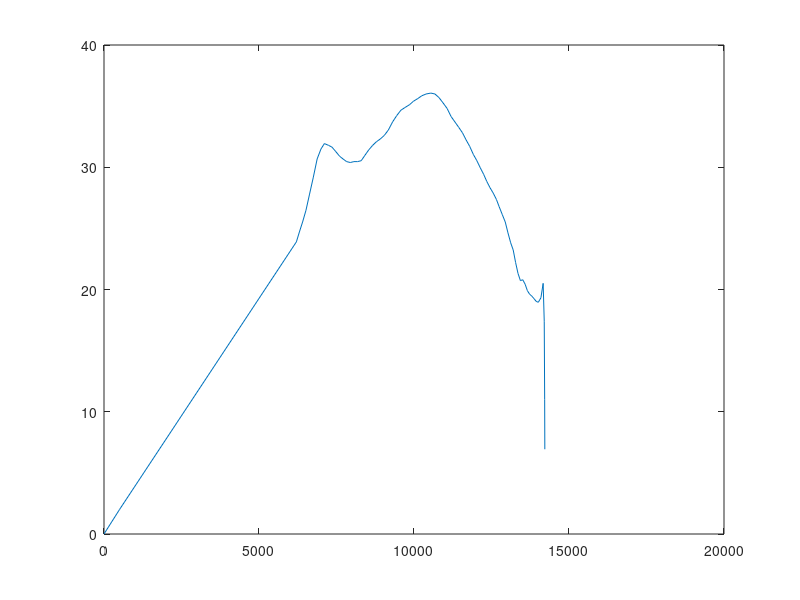

Here is the MATLAB script that generated this plot:
function torque_fn = R600()

% Joanneum Racing Graz
% points = [...
% 0       0    
% 500     2
% 6031	53.54701204
% 6227	56.27599199
% 6415	56.49726063
% 6591	55.8334547
% 6772	55.02213634
% 6956	54.72711148
% 7142	54.57959905
% 7316	54.06330554
% 7492	53.03071853
% 7660	52.44066881
% 7832	51.77686288
% 8019	52.44066881
% 8183	52.14564395
% 8358	51.92437531
% 8518	51.18681316
% 8668	49.85920129
% 8815	48.08905213
% 8965	46.4664154
% 9110	45.21255975
% 9244	44.03246031
% 9393	42.92611709
% 9513	42.40982358
% 9584	38.50074419
% 9623	30.53507298
% 9653	22.05310826
% 9671	15.12002406
% ];

% % TU Darmstadt Racing Team
% points = [...
% 0       0
% 500     2
% 6119	35.91927667
% 6256	36.36181396
% 6396	37.02561989
% 6533	37.76318204
% 6676	38.27947555
% 6816	38.50074419
% 6965	38.20571933
% 7094	37.91069447
% 7228	37.24688854
% 7360	36.73059503
% 7496	36.5830826
% 7629	36.80435125
% 7751	37.17313232
% 7903	37.46815718
% 8049	38.0582069
% 8194	39.09079391
% 8328	39.97586849
% 8491	39.97586849
% 8643	40.04962471
% 8789	40.12338092
% 8941	40.34464957
% 9091	40.56591821
% 9245	41.0084555
% 9397	41.524749
% 9561	42.18855494
% 9720	42.85236087
% 9886	43.51616681
% 10053	44.10621653
% 10220	44.62251003
% 10384	45.06504732
% 10549	45.28631597
% 10711	45.13880354
% 10879	44.84377868
% 11036	44.4749976
% 11194	44.03246031
% 11351	43.51616681
% 11501	42.70484844
% 11632	41.81977386
% 11786	41.0084555
% 11923	39.90211228
% 12059	38.57450041
% 12191	37.24688854
% 12315	36.21430153
% 12437	35.25547074
% 12541	34.0753713
% 12670	32.600247
% 12777	31.6414162
% 12878	30.68258541
% 12962	28.10111789
% 13066	26.1834563
% 13151	26.77350602
% 13243	25.22462551
% 13328	25.00335686
% 13416	24.26579471
% 13489	23.45447635
% 13555	21.68432719
% 13575	16.816417
% 13598	10.54713873
% 13615	7.744402567
% 13635	6.416790699
% 13651	5.900497194
% 13687	6.269278269
% 13739	10.3996263
% 13769	11.80099439
% 13797	9.8833328
% 13808	7.375621493
% 13829	5.826740979
% 13848	5.974253409
% 13856	5.310447475
% 13870	4.277860466
% ];
% 
% FaSTTUBerlin
% points = [...
% 0       0
% 500     2
% 5876	41.89353008
% 6012	41.22972414
% 6132	39.82835606
% 6257	38.57450041
% 6377	37.61566961
% 6508	37.39440097
% 6642	38.13196312
% 6786	40.41840578
% 6931	42.18855494
% 7076	43.22114195
% 7207	42.70484844
% 7339	41.89353008
% 7472	40.56591821
% 7599	39.45957499
% 7733	38.64825662
% 7877	40.27089335
% 8030	43.14738573
% 8187	45.28631597
% 8353	46.09763433
% 8510	46.90895269
% 8671	47.4252462
% 8826	47.57275863
% 8988	47.79402727
% 9155	48.08905213
% 9301	48.01529592
% 9454	47.35148998
% 9605	46.61392783
% 9749	45.4338284
% 9888	44.40124139
% 10029	43.44241059
% 10167	42.4835798
% 10302	41.81977386
% 10438	41.59850522
% 10581	41.74601765
% 10718	41.96728629
% 10856	41.96728629
% 10999	42.04104251
% 11134	42.11479872
% 11277	41.96728629
% 11415	41.89353008
% 11552	41.59850522
% 11684	41.15596793
% 11817	40.93469928
% 11951	40.63967443
% 12085	40.27089335
% 12211	39.75459985
% 12336	39.09079391
% 12463	38.57450041
% 12585	37.76318204
% 12701	37.02561989
% 12816	36.21430153
% 12932	35.47673938
% 13038	34.51790859
% 13149	33.19029672
% 13252	32.74775943
% 13348	31.6414162
% 13424	28.24863032
% 13475	22.79067041
% 13516	18.14402887
% 13549	14.3087057
% 13563	10.76840738
% 13573	6.711815558
% ];
% 
% University Racing Eindhoven
% points = [...
% 0       0
% 500     2
% 5267	18.2915413
% 5419	22.79067041
% 5592	29.57624219
% 5752	33.78034644
% 5908	35.62425181
% 6069	37.32064475
% 6241	38.27947555
% 6404	38.86952527
% 6572	39.45957499
% 6739	39.97586849
% 6905	40.27089335
% 7083	40.34464957
% 7250	40.34464957
% 7398	39.82835606
% 7562	39.16455013
% 7739	39.97586849
% 7921	41.15596793
% 8094	42.11479872
% 8269	41.89353008
% 8443	41.37723657
% 8613	40.93469928
% 8777	40.492162
% 8939	40.12338092
% 9102	39.75459985
% 9265	39.68084363
% 9432	39.38581877
% 9589	39.0170377
% 9738	38.50074419
% 9897	38.13196312
% 10050	37.61566961
% 10198	37.17313232
% 10350	36.87810746
% 10505	36.5830826
% 10646	36.21430153
% 10794	35.99303288
% 10939	35.77176424
% 11093	35.47673938
% 11233	35.10795831
% 11373	34.66542102
% 11510	34.14912751
% 11646	33.48532158
% 11783	32.96902807
% 11911	32.45273457
% 12042	31.78892863
% 12164	30.90385405
% 12281	30.16629191
% 12398	29.28121733
% 12505	28.39614275
% 12615	27.51106817
% 12723	26.84726223
% 12826	26.03594387
% 12911	24.63457579
% 12978	22.05310826
% 13034	18.73407859
% 13084	15.71007378
% 13117	12.90733761
% 13141	9.73582037
% 13159	7.523133923
% 13175	5.974253409
% ];
% 
% Scuderia Mensa HS
% points = [...
% 0       0
% 500     2
% 6828	24.708332
% 7032	28.91243625
% 7238	36.65683882
% 7447	39.75459985
% 7677	43.22114195
% 7916	46.68768405
% 8139	47.9415397
% 8358	48.38407699
% 8588	48.23656456
% 8800	47.72027106
% 9008	46.31890297
% 9197	44.10621653
% 9380	41.08221171
% 9545	38.27947555
% 9715	37.17313232
% 9868	36.28805774
% 10028	35.18171452
% 10194	34.73917723
% 10362	34.96044588
% 10530	35.40298317
% 10707	35.99303288
% 10891	36.73059503
% 11087	37.76318204
% 11263	39.0170377
% 11453	39.82835606
% 11648	40.04962471
% 11832	39.82835606
% 12004	39.38581877
% 12177	38.72201284
% 12345	37.5419134
% 12498	36.21430153
% 12648	34.22288373
% 12783	32.52649078
% 12918	30.68258541
% 13046	29.28121733
% 13163	28.10111789
% 13273	26.55223737
% 13374	24.708332
% 13472	22.93818284
% 13559	21.61057097
% 13621	19.02910345
% 13677	15.78382999
% 13695	12.75982518
% ];
% 
% Kaiserslautern Racing Team
points = [...
0       0
500     2
6206	23.89701364
6303	24.708332
6406	25.51965036
6515	26.47848116
6631	27.80609303
6748	29.1337049
6876	30.68258541
6999	31.49390377
7109	31.93644106
7246	31.78892863
7356	31.6414162
7480	31.27263513
7599	30.90385405
7708	30.68258541
7826	30.46131677
7946	30.38756055
8062	30.46131677
8178	30.46131677
8297	30.53507298
8417	30.97761027
8540	31.42014756
8665	31.78892863
8786	32.08395349
8909	32.30522214
9040	32.600247
9172	33.04278429
9309	33.70659022
9442	34.22288373
9577	34.66542102
9709	34.88668966
9851	35.10795831
9984	35.40298317
10126	35.62425181
10250	35.84552045
10390	35.99303288
10543	36.0667891
10676	35.99303288
10806	35.69800803
10940	35.25547074
11067	34.81293345
11196	34.14912751
11320	33.70659022
11443	33.26405293
11563	32.82151564
11682	32.23146592
11795	31.71517242
11914	31.05136648
12028	30.53507298
12140	29.94502326
12245	29.42872976
12348	28.83868004
12453	28.32238653
12557	27.87984924
12659	27.36355574
12747	26.77350602
12851	26.10970008
12944	25.51965036
13031	24.63457579
13118	23.82325742
13200	23.2332077
13278	22.20062069
13355	21.31554611
13433	20.72549639
13508	20.79925261
13585	20.43047153
13656	19.91417803
13728	19.61915317
13796	19.47164074
13872	19.2503721
13941	19.02910345
14010	18.95534724
14094	19.32412831
14166	20.50422775
14201	17.40646672
14215	10.98967602
14220	6.933084203
];

RPM = transpose(points(:,1));
TQ = transpose(points(:,2));

torque_fn = [RPM; TQ];

plot(RPM, TQ);
